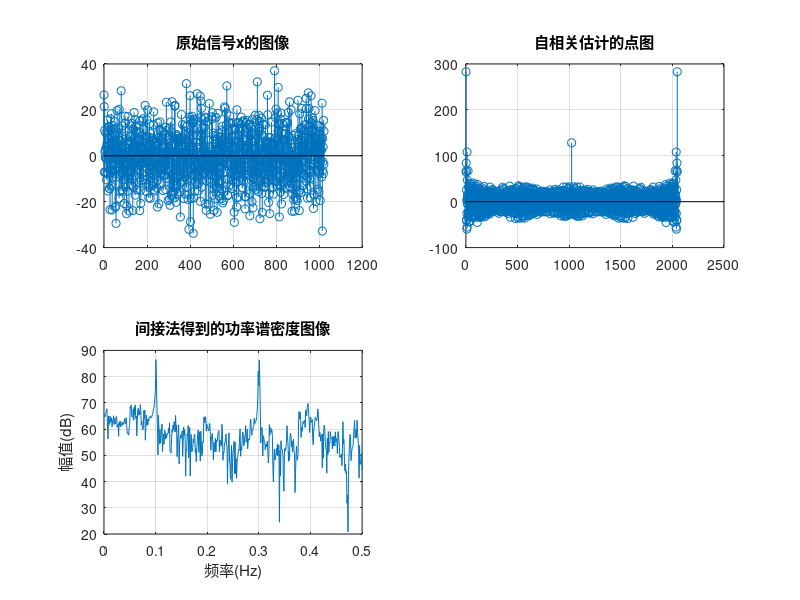

Write MATLAB code to recreate this figure. (Note: this script raises an error after producing the figure.)
%% 间接法求功率谱估计(维纳欣钦关系)
clc;
clearvars;

%% 设定信号
A1=5;           A2=3;           A3=4;
f1=0.1;         f2=0.298;       f3=0.3;
phi1=pi/3;      phi2=pi/4;      phi3=pi/2;      %三个正弦波的参数

Fs=1;                                           %采样频率定为1Hz
N=1024;                                         %设置1024个采样点
n=0:N-1;                                        %从0开始到1023截止共1024个点（1到1024也行）
x=A1*sin(2*pi*f1*n+phi1)+A2*sin(2*pi*f2*n+phi2)+A3*sin(2*pi*f3*n+phi3)+10*randn(size(n));      %其中的rand()表示返回一个和n有同样维数大小的随机正态分布数组

%% 绘制信号图像
subplot(2,2,1);
stem(n,x);                                      %绘制原始信号的点图
title('原始信号x的图像')
grid;

%% 计算信号的自相关估计 并绘制点图
Rx=xcorr(x,'unbiased');                         %求其无偏自相关估计
subplot(2,2,2);
stem(Rx);                                       %绘制自相关估计的图像
title('自相关估计的点图')
grid;

%% 由自相关估计计算功率谱估计
nfft=1024;                                      %设定fft的点数为1024
xfft=fft(Rx,nfft);                              %对无偏自相关估计进行1024点fft
Pxx=abs(xfft);                                  %原fft求得的CXk存在负值，对其求绝对值
spot=1:nfft/2;                                  %index为1到512的512点(观测单边的功率谱）                                
PSD=10*log(Pxx(spot));                          %计算功率谱密度
subplot(2,2,3);
f=spot*Fs/nfft;                                 %将点位转换为对应的频率f

%% 绘制功率谱估计的图像
plot(f,PSD);
title('间接法得到的功率谱密度图像');
xlabel('频率(Hz)');
ylabel('幅值(dB)');
grid;

%% 取功率谱函数的最大值(没什么必要，故注释掉)
%{

P1=P.*(k>99&k<101);                             % 分段处理，分别求最大功率密度值
P1hat=max(P1);
disp(P1hat);

P2=P.*(k>249&k<251);
P2hat=max(P2);
disp(P2hat);

P3=P.*(k>299&k<301);
P3hat=max(P3);
disp(P3hat);

%}

%% 寻找f1 f2 f3的估计值
[pks,locs]=findpeaks(PSD,'SortStr','descend');  %寻找峰值 并依次降序排列 
locs=locs(1:3);
locs=sort(locs);

for i=1:3                                       %显示最大值所在的坐标（即fhat）
    fprintf("F%d=%f\n",i,locs(i)/nfft)
end